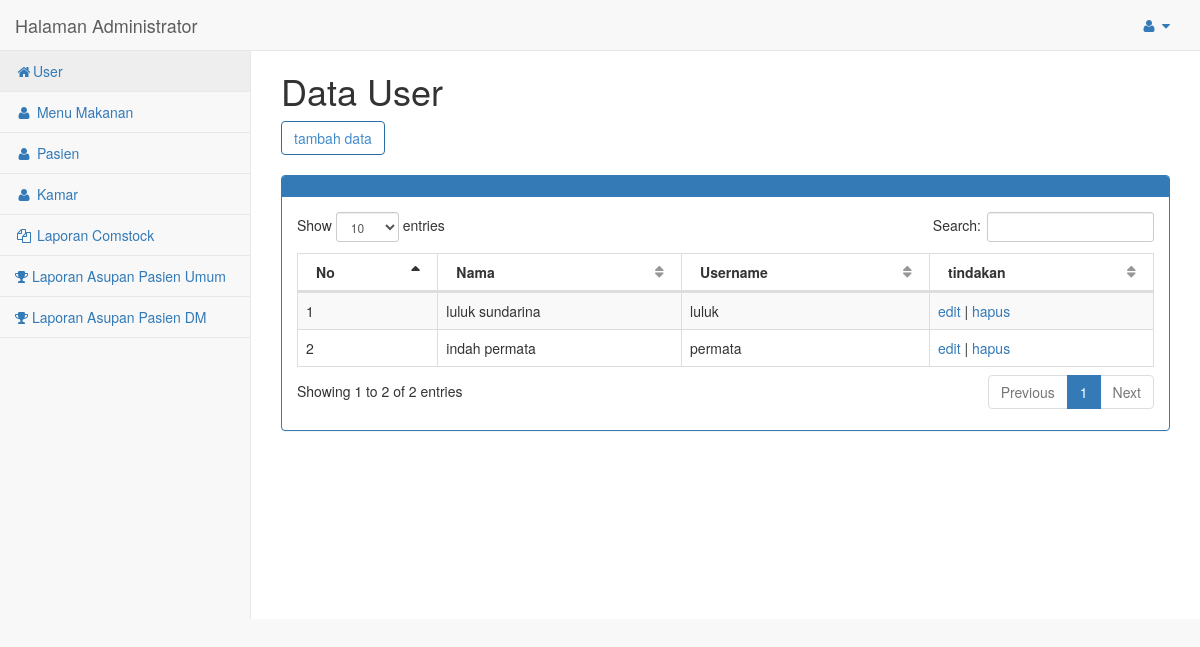
Page /admin/user/index.php (signed in) on the committed database.
### tables this page shows
CREATE TABLE `user` (
  `id_user` int(8) NOT NULL,
  `nama` varchar(20) NOT NULL,
  `username` varchar(10) NOT NULL,
  `password` varchar(32) NOT NULL
);

### admin/user/functions.php (called while the page is built, shortened)
<?php
include '../koneksi.php';
function tampil($query){
	global $conn;
	$i=mysqli_query($conn,$query);
	$rows=[];
	while ( $row=mysqli_fetch_assoc($i)) {
		$rows[]=$row;
	}
	return $rows;
}
?>

### admin/user/index.php (the view, shortened to what this page needs)
<?php
$user=tampil("SELECT * FROM user");
?>
<!DOCTYPE html>
<html>
<head>
    <link href="../vendor/bootstrap/css/bootstrap.min.css" rel="stylesheet">
    <link href="../vendor/metisMenu/metisMenu.min.css" rel="stylesheet">
    <link href="../vendor/datatables-plugins/dataTables.bootstrap.css" rel="stylesheet">
    <link href="../vendor/datatables-responsive/dataTables.responsive.css" rel="stylesheet">
    <link href="../dist/css/sb-admin-2.css" rel="stylesheet">
    <link href="../vendor/font-awesome/css/font-awesome.min.css" rel="stylesheet" type="text/css">
</head>
<body>
	<div id="page-wrapper">
            <div class="row">
                <div class="col-lg-12">
                	<h1>Data User</h1>
                	<a class="btn btn-outline btn-primary" href="tambah.php">tambah data</a><br><br>
                    <div class="panel panel-primary">
                        <div class="panel-heading">
                        </div>
						<div class="panel-body">
							<table width="100%" class="table table-striped table-bordered table-hover" id="dataTables-example">
								<thead>
								<tr>
									<th>No</th>
									<th>Nama</th>
									<th>Username</th>
									<th>tindakan</th>
								</tr>
								</thead>
								<tbody>
								<?php
								$no=0;
								foreach ($user as $g) {
								$no++;
								?>
								<tr>
									<td><?php echo $no; ?></td>
									<td><?php echo $g["nama"]; ?></td>
									<td><?php echo $g["username"]; ?></td>
									<td>
										<a href="edit.php?id_user=<?php echo $g["id_user"]; ?>">edit</a> |
										<a href="hapus.php?id_user=<?php echo $g["id_user"]; ?>" onclick="return confirm('apakah anda yakin ingin menghapus ini')">hapus</a>
									</td>
								</tr>
								<?php } ?>
								</tbody>
							</table>
						</div>
			 			</div>
					</div>
				</div>
			</div>
</body>
</html>

### rows in the picture
user: nama "luluk sundarina", username "luluk"
user: nama "indah permata", username "permata"
